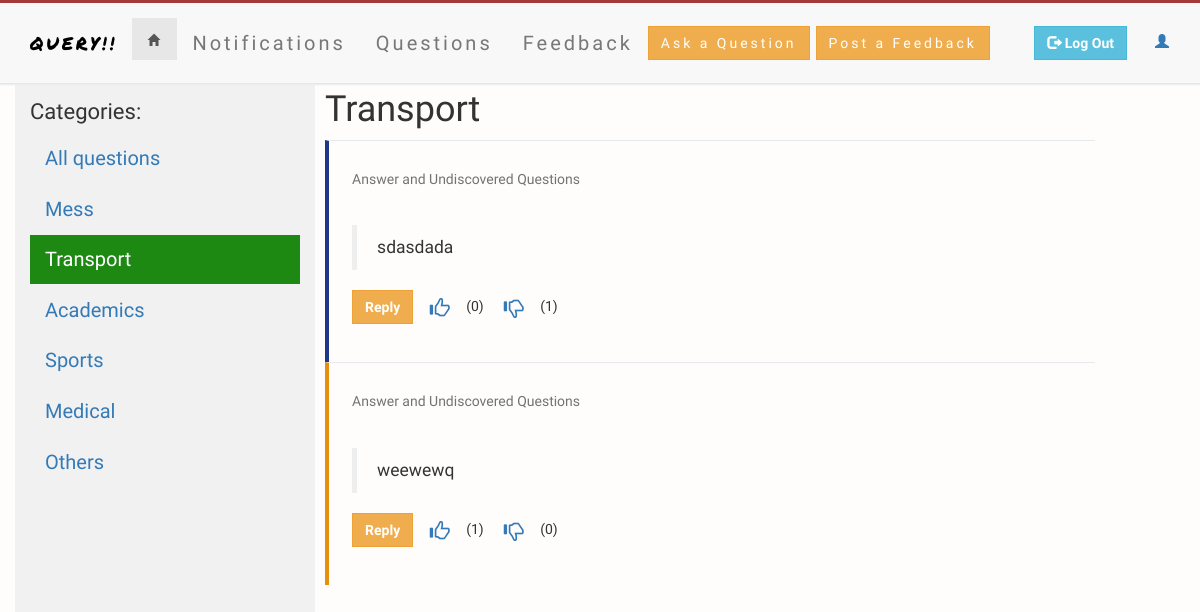
The page /question_option.php?tag_id=2 on the database as committed earlier.
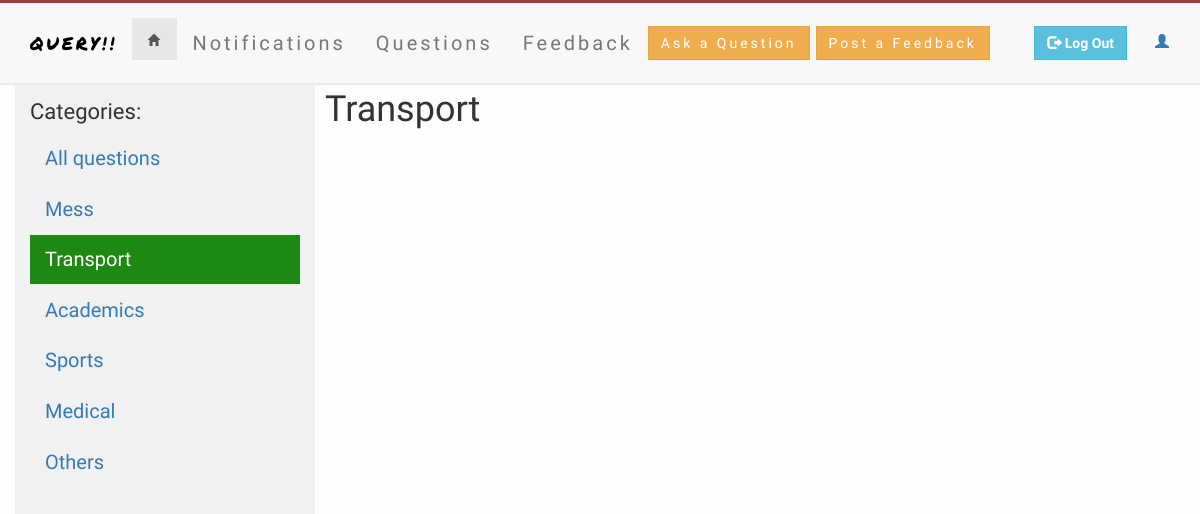
The same page on the database as committed later.
### tables this page shows
CREATE TABLE `question` (
  `question_id` int(11) NOT NULL AUTO_INCREMENT,
  `user_id` int(11) NOT NULL,
  `question` text NOT NULL,
  `upvotes` int(11) NOT NULL,
  `downvotes` int(11) NOT NULL,
  `score` double NOT NULL,
  `reg_time` timestamp NOT NULL DEFAULT CURRENT_TIMESTAMP,
  `question_heading` text,
  `tags` varchar(128) NOT NULL,
  PRIMARY KEY (`question_id`)
);

### question_option.php (the view, shortened to what this page needs)
<?php
include 'notification.php';
include 'nav_bar.php';
include 'connectuser.php';
$tag_id=$_GET['tag_id'];
$tags=array("Mess","Transport","Academics","Sports","Medical","Others");
?>
<html>
	<head>
		<link href="css/bootstrap.min.css" rel="stylesheet">
	    <link rel="stylesheet" href="https://cdnjs.cloudflare.com/ajax/libs/bootstrap-select/1.7.5/css/bootstrap-select.min.css">
	    <link href="question_display.css" rel="stylesheet">
	</head>
	<body>
		<div class="container-fluid">
			<div class="row content">
				<div class="col-md-3">
					<div class="col-md-3 affix sidenav">
						<h4 class="helpblock" style="font-size: 22px; font-family: tangerine;">Categories:</h4>
						<ul class="nav nav-pills nav-stacked">
							    <li class=""><a href="questions.php">All questions</a></li>
								<li class="<?php if($tag_id == 1) echo "active" ?>"><a href="question_option.php?tag_id=1">Mess</a></li>
								<li class="<?php if($tag_id == 2) echo "active" ?>"><a href="question_option.php?tag_id=2">Transport</a></li>
								<li class="<?php if($tag_id == 3) echo "active" ?>"><a href="question_option.php?tag_id=3">Academics</a></li>
								<li class="<?php if($tag_id == 4) echo "active" ?>"><a href="question_option.php?tag_id=4">Sports</a></li>
								<li class="<?php if($tag_id == 5) echo "active" ?>"><a href="question_option.php?tag_id=5">Medical</a></li>
								<li class="<?php if($tag_id == 6) echo "active" ?>"><a href="question_option.php?tag_id=6">Others</a></li>
						</ul>
					</div>
				</div>
				<div class="col-md-8" bgcolor="#eee" style="margin-left:10px;">
				    <?php
				    $counter=$tag_id-1;
				       	$query="SELECT * FROM question
                         WHERE tags='$tags[$counter]'
						 ORDER BY reg_time DESC
						 ";
						$result=mysqli_query($conn,$query);
						?>
				    	 <h1><?php echo $tags[$counter];?></h1>
				    	 <?php
				    	 			$color_var = 1;
				    	 while($row=mysqli_fetch_array($result))
					{
							if($color_var != 4) $color_var++;
								else $color_var = 1;
						?>
					   			<div class="cards_animation" id="card-<?php echo $color_var ;?>">
						   			<p class="help-block" id="heading_helpblock">Answer and Undiscovered Questions</p>
								   	<h3 id="question_heading"></h3>
									<p>
						   			<blockquote><?php echo $row['question'];?></blockquote>
									</p>
									<?php
										$question_id = $row['question_id'];
										$like_query = "SELECT COUNT(*) AS cntLikes FROM like_unlike WHERE type=1 and question_id=".$question_id;
					                    $like_result = mysqli_query($conn,$like_query);
					                    $like_row = mysqli_fetch_array($like_result);
					                    $total_likes = $like_row['cntLikes'];
					                    $unlike_query = "SELECT COUNT(*) AS cntUnlikes FROM like_unlike WHERE type=0 and question_id=".$question_id;
					                    $unlike_result = mysqli_query($conn,$unlike_query);
					                    $unlike_row = mysqli_fetch_array($unlike_result);
					                    $total_dislikes = $unlike_row['cntUnlikes'];
										$my_id=$_SESSION['user_id'];
									?>
							       	<form method="post" >
										<div class="form-group">
								       		<button type="button" class="btn btn-warning" data-toggle="modal" data-target="#modal-<?php echo $question_id; ?>" name="reply"><strong>Reply</strong></button>
								       		<button type="button" class="btn btn-link like" id="like-<?php echo $question_id."-".$my_id;?>"><span class="glyphicon glyphicon-thumbs-up" id="logo1"></span></button>&nbsp;(<span id="showL<?php echo $question_id;?>"><?php echo $total_likes; ?></span>)&nbsp;
								       		<button type="button" class="btn btn-link dislike" id="dislike-<?php echo $question_id."-".$my_id ;?>"><span class="glyphicon glyphicon-thumbs-down" id="logo1"></span></button>&nbsp;(<span id="showD<?php echo $question_id;?>"><?php echo $total_dislikes;?></span>)&nbsp;
							   			</div>
							       	</form>
								</div>
					<?php
					}
						?>
				</div>
			</div>
		</div>
	</body>
</html>

Rows that differ between the two databases and show on the page:
removed question: question "sdasdada", total_likes "0", total_dislikes "1"
removed question: question "weewewq", total_likes "1", total_dislikes "0"
